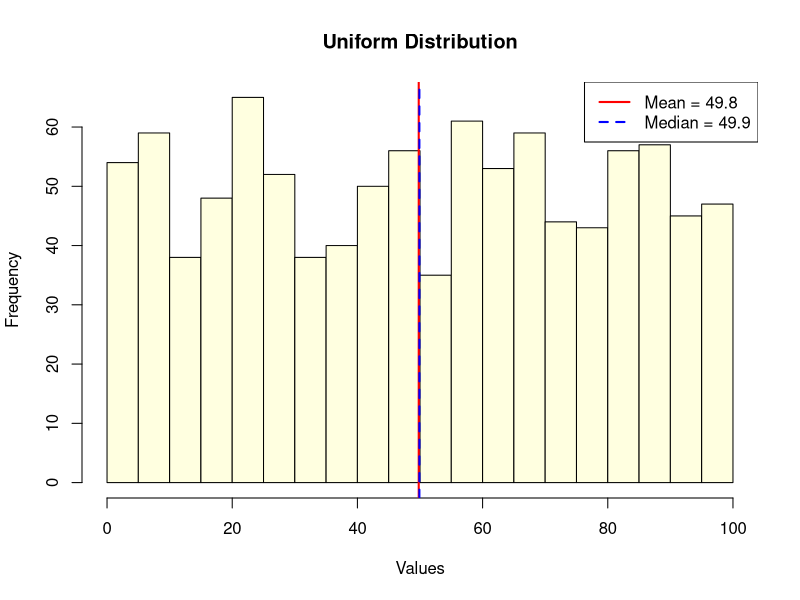
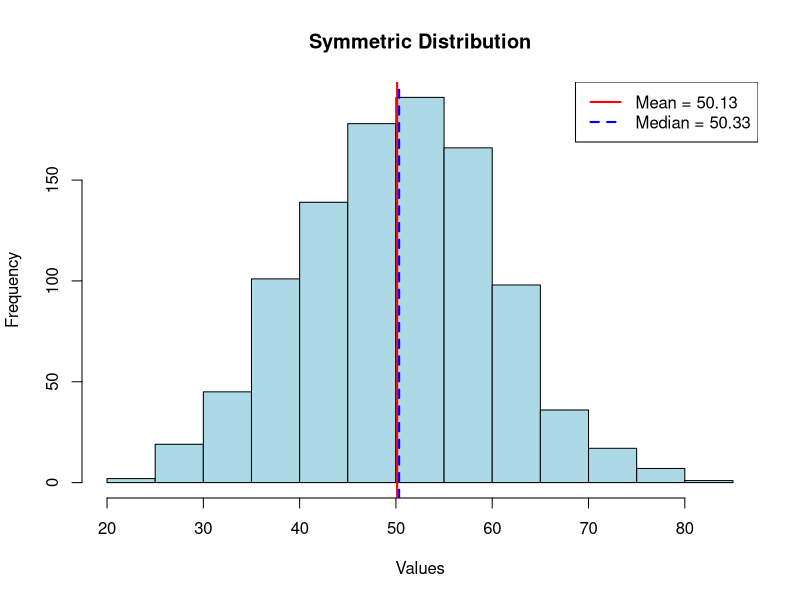
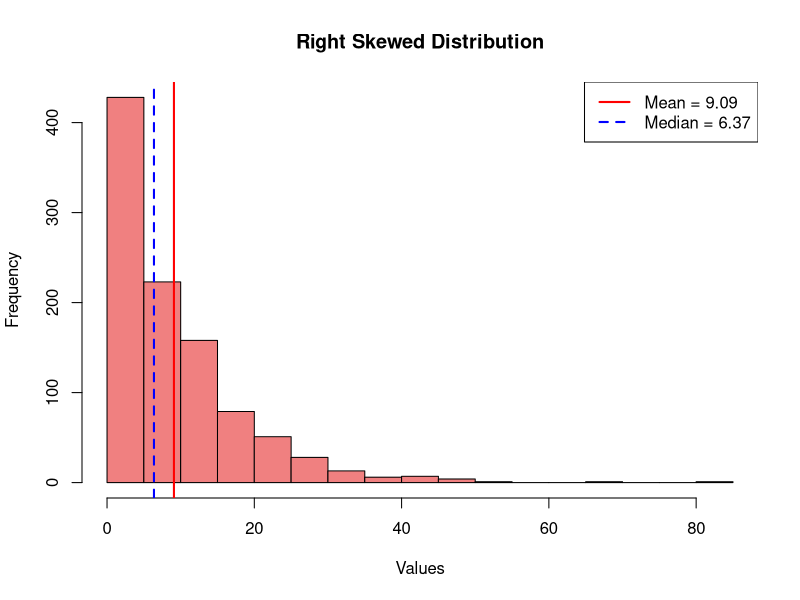
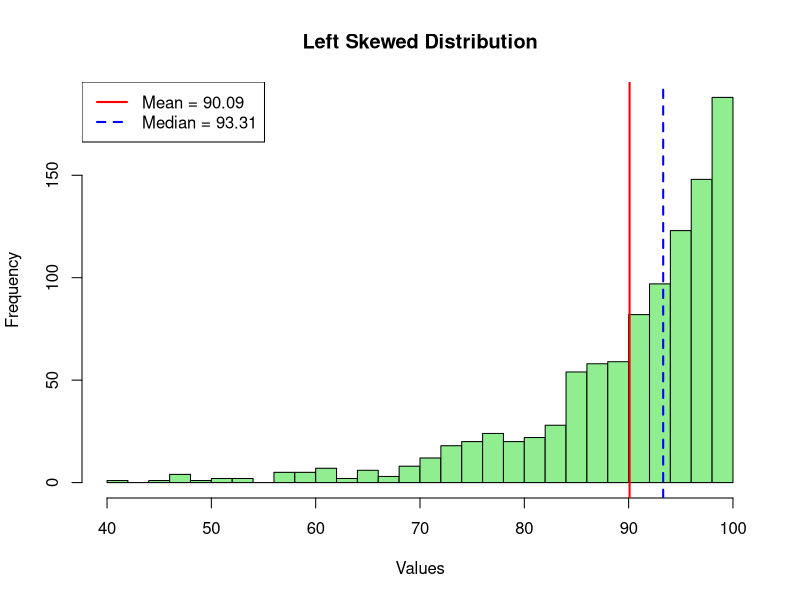
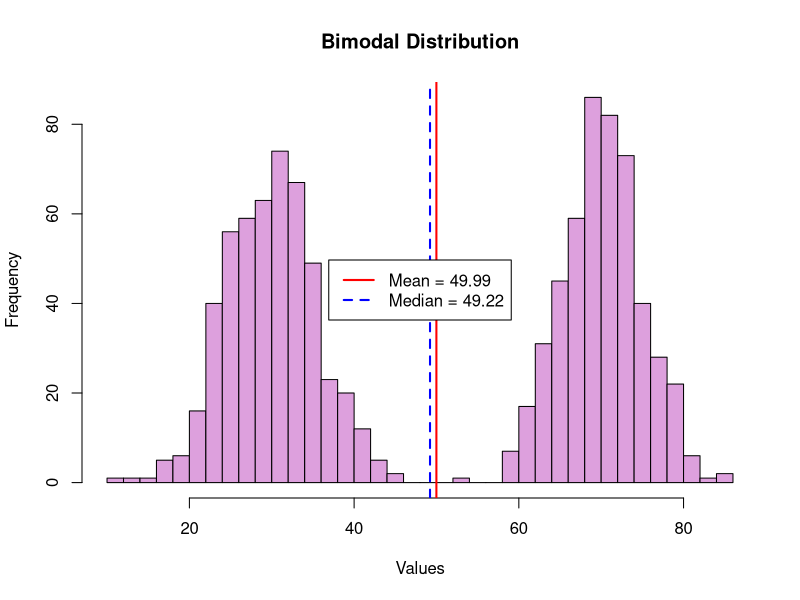
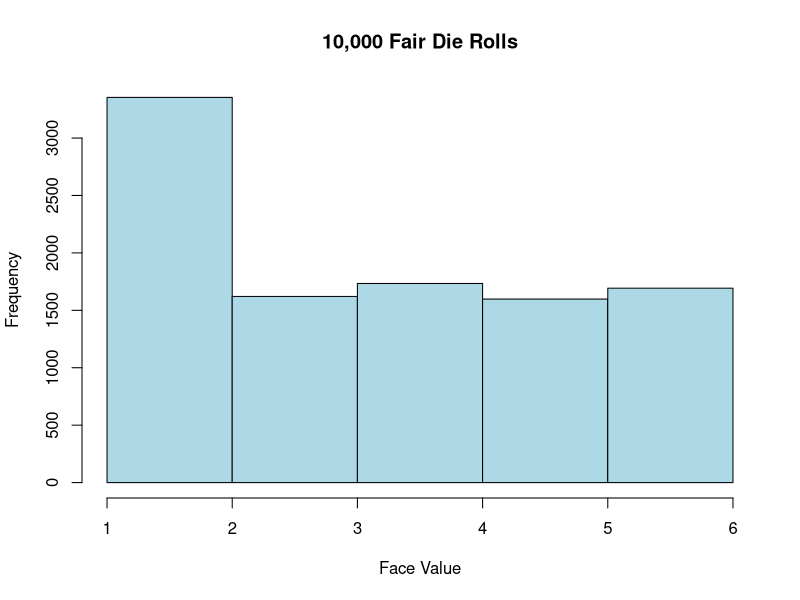
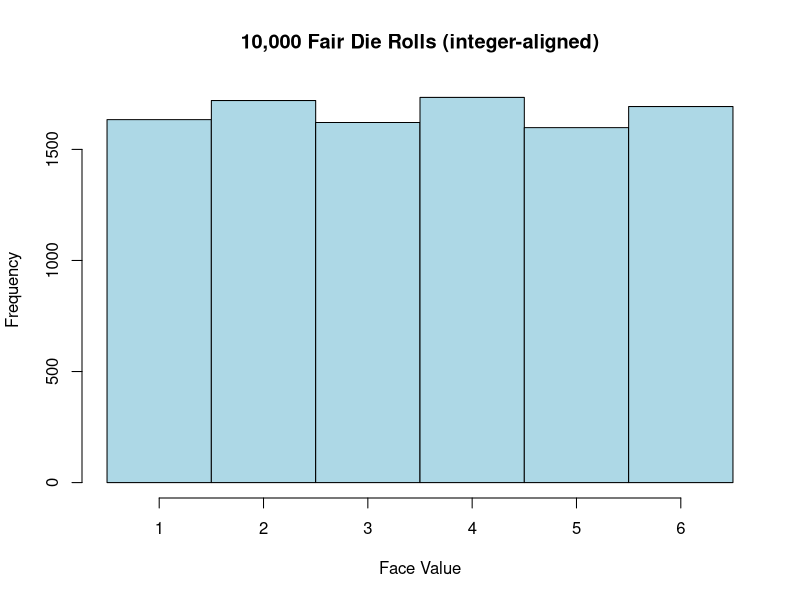
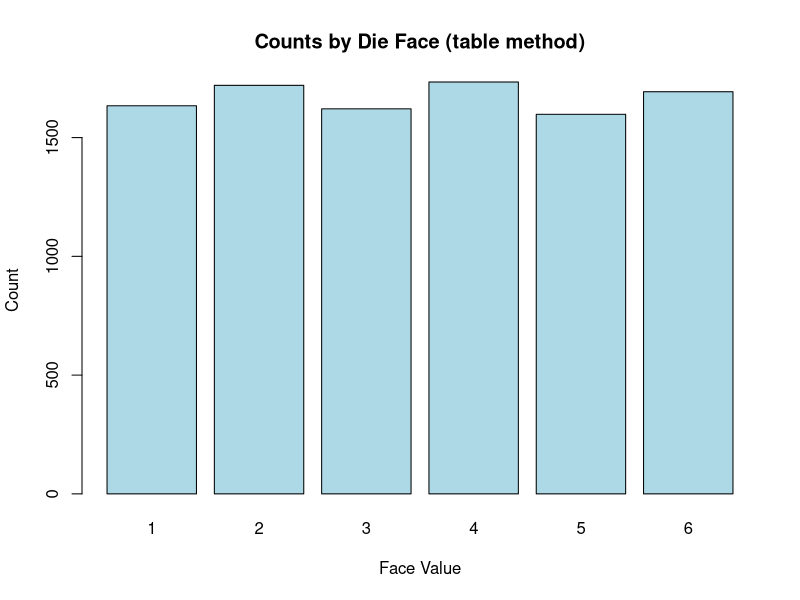

R code for these plots, in order:
## ---- chunk 1
# Generate uniform data
uniform_data <- runif(1000, min = 0, max = 100)

# Create histogram
hist(uniform_data, 
     breaks = 20,
     main = "Uniform Distribution",
     xlab = "Values",
     ylab = "Frequency",
     col = "lightyellow",
     border = "black")

# Add mean and median lines
abline(v = mean(uniform_data), col = "red", lwd = 2, lty = 1)
abline(v = median(uniform_data), col = "blue", lwd = 2, lty = 2)

# Add legend
legend("topright", 
       legend = c(paste("Mean =", round(mean(uniform_data), 2)),
                  paste("Median =", round(median(uniform_data), 2))),
       col = c("red", "blue"),
       lty = c(1, 2),
       lwd = 2,
       bg = "white",
       bty = "o")
## ---- chunk 2
# Generate symmetric (normal) data
symmetric_data <- rnorm(1000, mean = 50, sd = 10)

# Create histogram
hist(symmetric_data, 
     breaks = 20,
     main = "Symmetric Distribution",
     xlab = "Values",
     ylab = "Frequency",
     col = "lightblue",
     border = "black")

# Add mean and median lines
abline(v = mean(symmetric_data), col = "red", lwd = 2, lty = 1)
abline(v = median(symmetric_data), col = "blue", lwd = 2, lty = 2)

# Add legend
legend("topright", 
       legend = c(paste("Mean =", round(mean(symmetric_data), 2)),
                  paste("Median =", round(median(symmetric_data), 2))),
       col = c("red", "blue"),
       lty = c(1, 2),
       lwd = 2,
       bg = "white",
       bty = "o")
## ---- chunk 3
# Generate right-skewed data
right_skewed_data <- rexp(1000, rate = 0.1)

# Create histogram
hist(right_skewed_data, 
     breaks = 30,
     main = "Right Skewed Distribution",
     xlab = "Values",
     ylab = "Frequency",
     col = "lightcoral",
     border = "black")

# Add mean and median lines
abline(v = mean(right_skewed_data), col = "red", lwd = 2, lty = 1)
abline(v = median(right_skewed_data), col = "blue", lwd = 2, lty = 2)

# Add legend
legend("topright", 
       legend = c(paste("Mean =", round(mean(right_skewed_data), 2)),
                  paste("Median =", round(median(right_skewed_data), 2))),
       col = c("red", "blue"),
       lty = c(1, 2),
       lwd = 2,
       bg = "white",
       bty = "o")
## ---- chunk 4
# Generate left-skewed data
left_skewed_data <- 100 - rexp(1000, rate = 0.1)

# Create histogram
hist(left_skewed_data, 
     breaks = 30,
     main = "Left Skewed Distribution",
     xlab = "Values",
     ylab = "Frequency",
     col = "lightgreen",
     border = "black")

# Add mean and median lines
abline(v = mean(left_skewed_data), col = "red", lwd = 2, lty = 1)
abline(v = median(left_skewed_data), col = "blue", lwd = 2, lty = 2)

# Add legend
legend("topleft", 
       legend = c(paste("Mean =", round(mean(left_skewed_data), 2)),
                  paste("Median =", round(median(left_skewed_data), 2))),
       col = c("red", "blue"),
       lty = c(1, 2),
       lwd = 2,
       bg = "white",
       bty = "o")
## ---- chunk 5
# Generate bimodal data
bimodal_data <- c(rnorm(500, mean = 30, sd = 5), rnorm(500, mean = 70, sd = 5))

# Create histogram
hist(bimodal_data, 
     breaks = 30,
     main = "Bimodal Distribution",
     xlab = "Values",
     ylab = "Frequency",
     col = "plum",
     border = "black")

# Add mean and median lines
abline(v = mean(bimodal_data), col = "red", lwd = 2, lty = 1)
abline(v = median(bimodal_data), col = "blue", lwd = 2, lty = 2)

# Add legend
legend("center", 
       legend = c(paste("Mean =", round(mean(bimodal_data), 2)),
                  paste("Median =", round(median(bimodal_data), 2))),
       col = c("red", "blue"),
       lty = c(1, 2),
       lwd = 2,
       bg = "white",
       bty = "o")
## ---- chunk 6
# ⚡ Test
set.seed(2025)  # 🎯 for reproducibility
## ---- chunk 7
# ⚡ Test
dice <- sample(1:6, 10000, replace = TRUE)
## ---- chunk 8
# ✅  Verify 
hist(dice,                  # The data to plot
     breaks = 6,
     col    = "lightblue",  # Color of the bars
     main   = "10,000 Fair Die Rolls", # Title of the plot
     xlab   = "Face Value") # Label for the x-axis
## ---- chunk 9
# ⚡ Test
hist(dice,
     breaks = seq(0.5, 6.5, by = 1),  # centers bars on 1:6
     col    = "lightblue",
     main   = "10,000 Fair Die Rolls (integer-aligned)",
     xlab   = "Face Value")
## ---- chunk 10
# Alternative display for discrete data 
barplot(table(dice), 
        main = "Counts by Die Face (table method)", 
        col    = "lightblue",
        xlab = "Face Value", 
        ylab = "Count")
## ---- chunk 11
# ⚡ Test
heights <- rnorm(n = 1000, mean = 64, sd = 2.5)
## ---- chunk 12
# ✅  Verify
hist(heights,
     col    = "yellowgreen",
     main   = "Simulated Female Heights",
     xlab   = "Height (inches)")
## ---- chunk 13
# ✅  Verify
"Mean = "
mean(heights)
"SD = "
sd(heights)
## ---- chunk 14
# ⚡ Test
tails_100 <- replicate(n = 100, expr = sum(sample(0:1, 5000, TRUE)))
## ---- chunk 15
# ✅  Verify
summary(tails_100)
## ---- chunk 16
# ✅  Verify
hist(tails_100,
     col    = "gold",
     main   = "Distribution of Tails in 5,000 Coin Flips (100 reps)",
     xlab   = "Count of Tails")
## ---- chunk 17
# ⚡ Test
values_below_zero <- replicate(
  n = 200,                                     # 200 hypothetical survey runs
  expr = sum(rnorm(50, mean = 2, sd = 3) < 0)) # each run: 50 students, count opponents
## ---- chunk 18
# ✅  Investigate
# Useful summaries for discussion
mean(values_below_zero)   # typical number of opponents
sd(values_below_zero)     # how much the count varies
quantile(values_below_zero, c(.1,.5,.9))  # 10th/50th/90th percentiles
## ---- chunk 19
# Halt threshold: 15 out of 50 is 30%
mean(values_below_zero >= 15)  # How often do we see ≥15 opponents out of 50?
## ---- chunk 20
# One-line estimate using a new set of simulated surveys:
risk_halt <- mean(replicate(200, sum(rnorm(50, 2, 3) < 0)) >= 15)
risk_halt
## ---- chunk 21
# Integer-aligned histogram with threshold and mean lines
threshold <- 15
max_count <- max(values_below_zero)
breaks_int <- seq(min(values_below_zero) - 0.5, max_count + 0.5, by = 1)

# ✅  Investigate
hist(values_below_zero,
     breaks = breaks_int,
     col    = "lightpink",
     main   = "Distribution of Opponents in 50-Student Surveys (200 reps)",
     xlab   = "Count of Values Below Zero")


abline(v = threshold, col = "red", lwd = 2, lty = 2) # Halt threshold
abline(v = mean(values_below_zero), col = "blue", lwd = 2, lty = 1)  # Mean line

legend("topright", 
       legend = c("Halt Threshold (15)", "Mean Count"),
       col = c("red", "blue"),
       lty = c(2, 1),
       lwd = 2,
       bg = "white",
       bty = "o")
## ---- chunk 22
# ⚡ Test
rolls <- sample(1:6, 1000, prob = c(.12,.13,.07,.23,.22,.23), replace = TRUE)
## ---- chunk 23
# ✅  Verify that relative frequencies should be near the weights
round(prop.table(table(rolls)), 3)
## ---- chunk 24
# ⚡ Test
set.seed(8000)
biased <- c(.12, .13, .07, .23, .22, .23)  # sums to 1
friend_sum <- sample(1:6, size = 1000, replace = TRUE, prob = biased) +
  sample(1:6, size = 1000, replace = TRUE, prob = biased)
## ---- chunk 25
# ⚡ Test
fair_sum <- sample(1:6, 1000, TRUE) + sample(1:6, 1000, TRUE) # no 'prob' = equal chance
## ---- chunk 26
# Proportions of each sum
ploaded <- prop.table(table(friend_sum))
pfair <- prop.table(table(fair_sum))

## ---- chunk 27
# ✅  Investigate
# Side-by-side bar plot
face_props <- rbind(Bias = ploaded, Fair = pfair)
barplot(face_props,
        beside = TRUE,
        col    = c("tomato", "steelblue"),
        main   = "Probabilities (2 Dice, 1000 rolls)",
        xlab   = "Added Face Values",
        ylab   = "Proportion")
legend("topright", legend = c("Loaded", "Fair"),
       fill = c("tomato", "steelblue"), bty = "n")
## ---- chunk 28
# ✅  Set seed for reproducibility
set.seed(2025)
